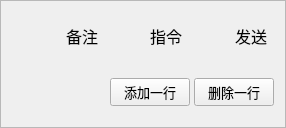
<?xml version="1.0" encoding="UTF-8"?>
<ui version="4.0">
 <class>Form</class>
 <widget class="QWidget" name="Form">
  <property name="geometry">
   <rect>
    <x>0</x>
    <y>0</y>
    <width>286</width>
    <height>128</height>
   </rect>
  </property>
  <property name="minimumSize">
   <size>
    <width>256</width>
    <height>128</height>
   </size>
  </property>
  <property name="font">
   <font>
    <pointsize>10</pointsize>
   </font>
  </property>
  <property name="windowTitle">
   <string>Form</string>
  </property>
  <layout class="QVBoxLayout" name="verticalLayout">
   <property name="spacing">
    <number>0</number>
   </property>
   <property name="leftMargin">
    <number>0</number>
   </property>
   <property name="topMargin">
    <number>0</number>
   </property>
   <property name="rightMargin">
    <number>0</number>
   </property>
   <property name="bottomMargin">
    <number>0</number>
   </property>
   <item>
    <widget class="QScrollArea" name="scrollArea">
     <property name="widgetResizable">
      <bool>true</bool>
     </property>
     <widget class="QWidget" name="scrollAreaWidgetContents">
      <property name="geometry">
       <rect>
        <x>0</x>
        <y>0</y>
        <width>284</width>
        <height>126</height>
       </rect>
      </property>
      <layout class="QVBoxLayout" name="verticalLayout_2">
       <item>
        <widget class="QWidget" name="widget_Labels" native="true">
         <property name="maximumSize">
          <size>
           <width>512</width>
           <height>48</height>
          </size>
         </property>
         <layout class="QHBoxLayout" name="horizontalLayout_2">
          <item>
           <spacer name="horizontalSpacer_2">
            <property name="orientation">
             <enum>Qt::Orientation::Horizontal</enum>
            </property>
            <property name="sizeHint" stdset="0">
             <size>
              <width>40</width>
              <height>20</height>
             </size>
            </property>
           </spacer>
          </item>
          <item>
           <widget class="QLabel" name="label_Comment">
            <property name="font">
             <font>
              <pointsize>12</pointsize>
             </font>
            </property>
            <property name="text">
             <string>备注</string>
            </property>
           </widget>
          </item>
          <item>
           <spacer name="horizontalSpacer_3">
            <property name="orientation">
             <enum>Qt::Orientation::Horizontal</enum>
            </property>
            <property name="sizeHint" stdset="0">
             <size>
              <width>40</width>
              <height>20</height>
             </size>
            </property>
           </spacer>
          </item>
          <item>
           <widget class="QLabel" name="label_Instruction">
            <property name="font">
             <font>
              <pointsize>12</pointsize>
             </font>
            </property>
            <property name="text">
             <string>指令</string>
            </property>
           </widget>
          </item>
          <item>
           <spacer name="horizontalSpacer_4">
            <property name="orientation">
             <enum>Qt::Orientation::Horizontal</enum>
            </property>
            <property name="sizeHint" stdset="0">
             <size>
              <width>40</width>
              <height>20</height>
             </size>
            </property>
           </spacer>
          </item>
          <item>
           <widget class="QLabel" name="label_Send">
            <property name="font">
             <font>
              <pointsize>12</pointsize>
             </font>
            </property>
            <property name="text">
             <string>发送</string>
            </property>
           </widget>
          </item>
         </layout>
        </widget>
       </item>
       <item>
        <widget class="QWidget" name="widget_Buttons" native="true">
         <property name="minimumSize">
          <size>
           <width>256</width>
           <height>32</height>
          </size>
         </property>
         <property name="maximumSize">
          <size>
           <width>512</width>
           <height>48</height>
          </size>
         </property>
         <layout class="QHBoxLayout" name="horizontalLayout">
          <property name="spacing">
           <number>4</number>
          </property>
          <property name="leftMargin">
           <number>2</number>
          </property>
          <property name="topMargin">
           <number>2</number>
          </property>
          <property name="rightMargin">
           <number>2</number>
          </property>
          <property name="bottomMargin">
           <number>2</number>
          </property>
          <item>
           <spacer name="horizontalSpacer">
            <property name="orientation">
             <enum>Qt::Orientation::Horizontal</enum>
            </property>
            <property name="sizeHint" stdset="0">
             <size>
              <width>101</width>
              <height>20</height>
             </size>
            </property>
           </spacer>
          </item>
          <item>
           <widget class="QPushButton" name="pushButton_Add">
            <property name="text">
             <string>添加一行</string>
            </property>
           </widget>
          </item>
          <item>
           <widget class="QPushButton" name="pushButton_Remove">
            <property name="text">
             <string>删除一行</string>
            </property>
           </widget>
          </item>
         </layout>
        </widget>
       </item>
      </layout>
     </widget>
    </widget>
   </item>
  </layout>
 </widget>
 <resources/>
 <connections/>
</ui>
